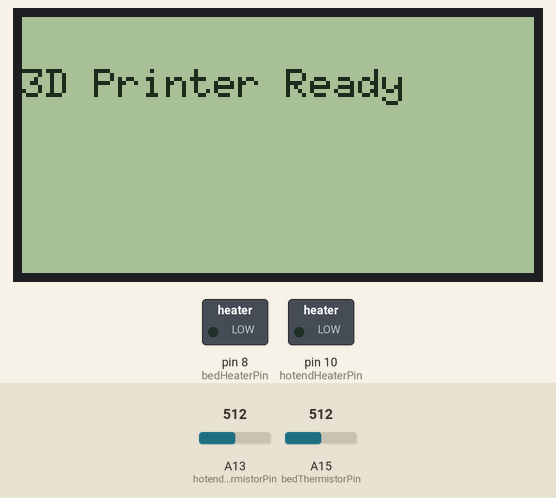
The sketch below on a simulated Arduino Mega 2560, built with avr-gcc and run on an emulated ATmega2560. Parts: 128×64 one-colour display, switched loads named in the sketch (green lamp = pin HIGH). Inputs (shaded band) come from the test bench; at power-on: A13 (hotendThermistorPin) = 512, A15 (bedThermistorPin) = 512.

Above: at 1.3 s.
1.4 s: A13 (hotendThermistorPin) set to 895
2.9 s: A13 (hotendThermistorPin) set to 914
At 3.2 s:
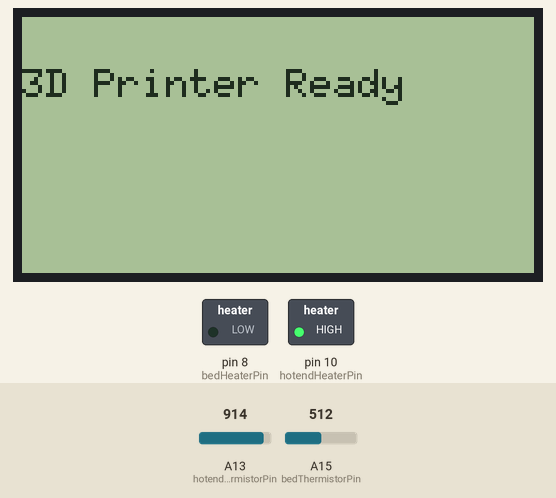
4.4 s: A15 (bedThermistorPin) set to 891
5.9 s: A15 (bedThermistorPin) set to 911
At 6.7 s:
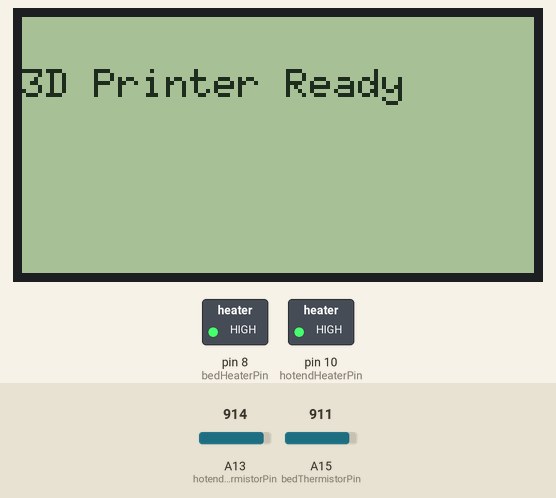
7.4 s: A13 (hotendThermistorPin) set to 716
At 7.9 s:
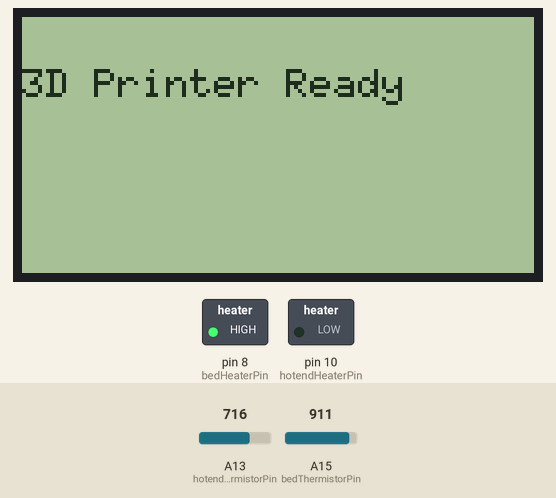
8.9 s: A13 (hotendThermistorPin) set to 1010
At 10.2 s:
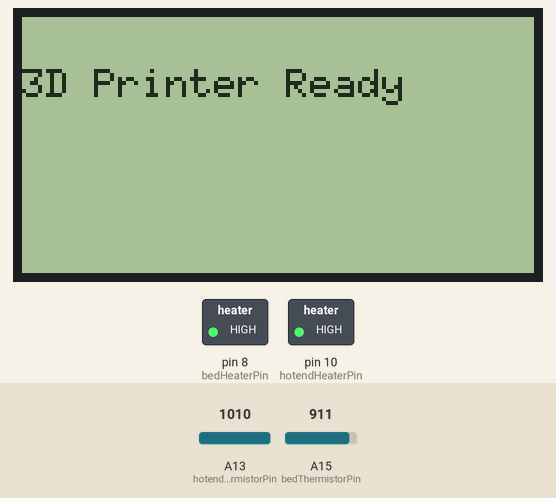
Timing chart, 0 to 11.4 s (numbered marks = the images above; inputs shaded):
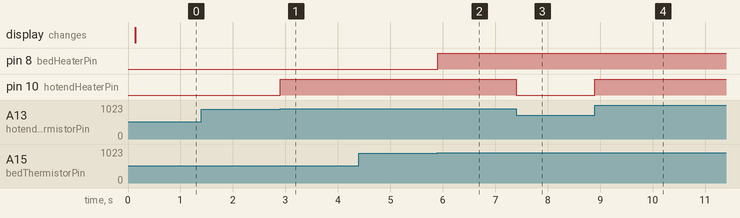

Measured:
- the behaviour switches between 903 and 904 on A13 (hotendThermistorPin) (found by bisection; images 0 and 1)
- the behaviour switches between 903 and 904 on A15 (bedThermistorPin) (found by bisection; images 1 and 2)
- after the input at 1.4 s, every drawn part: stays the same
- after the input at 2.9 s, pin 10 (hotendHeaterPin): LOW → HIGH at once
- after the input at 4.4 s, every drawn part: stays the same
- after the input at 5.9 s, pin 8 (bedHeaterPin): LOW → HIGH at once
- after the input at 7.4 s, pin 10 (hotendHeaterPin): HIGH → LOW at once
- after the input at 8.9 s, pin 10 (hotendHeaterPin): LOW → HIGH at once

The sketch:

My3D-Printer_Firmware.ino
```cpp
#include <U8glib.h>
#include <AccelStepper.h>

// LCD Display Setup
U8GLIB_ST7920_128X64_1X u8g(23, 17, 16); // Example pins, adjust to match your setup

// Stepper Motor Setup
#define motorInterfaceType 1
AccelStepper stepperX(motorInterfaceType, 54, 55); // X-axis stepper
AccelStepper stepperY(motorInterfaceType, 60, 61); // Y-axis stepper
AccelStepper stepperZ(motorInterfaceType, 46, 48); // Z-axis stepper
AccelStepper extruderStepper(motorInterfaceType, 26, 28); // Extruder stepper

// Heated Bed and Hotend Setup
const int bedHeaterPin = 8; // Heated bed control pin
const int hotendHeaterPin = 10; // Hotend heater control pin
const int bedThermistorPin = A15; // Heated bed thermistor pin
const int hotendThermistorPin = A13; // Hotend thermistor pin

// Target Temperatures
int bedTargetTemperature = 0;
int hotendTargetTemperature = 0;

void setup() {
  Serial.begin(115200); // Initialize serial communication
  setupSteppers(); // Initialize stepper motors
  pinMode(bedHeaterPin, OUTPUT);
  pinMode(hotendHeaterPin, OUTPUT);
  displayMessage("3D Printer Ready");
}

void loop() {
  if (Serial.available() > 0) {
    String gCodeCommand = Serial.readStringUntil('\n');
    interpretGCode(gCodeCommand);
  }
  updateTemperatures(); // Control temperatures
  runSteppers(); // Process stepper movements
}

void setupSteppers() {
  stepperX.setMaxSpeed(1000);
  stepperX.setAcceleration(500);
  stepperY.setMaxSpeed(1000);
  stepperY.setAcceleration(500);
  stepperZ.setMaxSpeed(500);
  stepperZ.setAcceleration(250);
  extruderStepper.setMaxSpeed(1000);
  extruderStepper.setAcceleration(500);
}

void interpretGCode(String command) {
  // Example for basic movement command (G1 with X, Y, Z, and E parameters)
  if (command.startsWith("G1")) {
    if (command.indexOf("X") != -1) stepperX.moveTo(parseCommandValue(command, 'X') * 100); // Example step/mm conversion
    if (command.indexOf("Y") != -1) stepperY.moveTo(parseCommandValue(command, 'Y') * 100);
    if (command.indexOf("Z") != -1) stepperZ.moveTo(parseCommandValue(command, 'Z') * 100);
    if (command.indexOf("E") != -1) extruderStepper.moveTo(parseCommandValue(command, 'E') * 100); // Adjust for your extruder
  }

  // Example for setting the target bed temperature (M140 Sxx)
  if (command.startsWith("M140")) {
    bedTargetTemperature = parseCommandValue(command, 'S');
  }

  // Example for setting the target hotend temperature (M104 Sxx)
  if (command.startsWith("M104")) {
    hotendTargetTemperature = parseCommandValue(command, 'S');
  }
}

void updateTemperatures() {
  const float betaCoefficient = 3950.0; // Common value for many thermistors
  const float roomTempResistance = 10000.0; // Resistance at 25 degrees Celsius
  const float roomTemperature = 25.0 + 273.15; // Room temperature in Kelvin
  const float seriesResistor = 4700.0; // Value of the series resistor

  // Read thermistor values
  int rawBedTemp = analogRead(bedThermistorPin);
  int rawHotendTemp = analogRead(hotendThermistorPin);

  // Convert analog readings to resistance
  float bedResistance = seriesResistor / ((1023.0 / rawBedTemp) - 1);
  float hotendResistance = seriesResistor / ((1023.0 / rawHotendTemp) - 1);

  // Convert resistance to temperature using the Beta equation
  float bedTemperature = betaCoefficient / (log(bedResistance / roomTempResistance) + (betaCoefficient / roomTemperature)) - 273.15;
  float hotendTemperature = betaCoefficient / (log(hotendResistance / roomTempResistance) + (betaCoefficient / roomTemperature)) - 273.15;

  // Simple bang-bang controller for the heated bed
  if (bedTemperature < bedTargetTemperature - 1) { // -1 to create a hysteresis effect
    digitalWrite(bedHeaterPin, HIGH);
  } else if (bedTemperature > bedTargetTemperature) {
    digitalWrite(bedHeaterPin, LOW);
  }

  // Simple bang-bang controller for the hotend
  if (hotendTemperature < hotendTargetTemperature - 1) { // -1 to create a hysteresis effect
    digitalWrite(hotendHeaterPin, HIGH);
  } else if (hotendTemperature > hotendTargetTemperature) {
    digitalWrite(hotendHeaterPin, LOW);
  }

  // Optionally, update the LCD with the current temperatures
  // Uncomment and implement if you wish to display temperatures on the LCD
  // displayMessage("Bed: " + String(bedTemperature) + "C Hotend: " + String(hotendTemperature) + "C");
}


void runSteppers() {
  stepperX.run();
  stepperY.run();
  stepperZ.run();
  extruderStepper.run();
}

void displayMessage(String message) {
  u8g.firstPage();
  do {
    u8g.setFont(u8g_font_6x10);
    u8g.drawStr(0, 20, message.c_str());
  } while (u8g.nextPage());
}

float parseCommandValue(String command, char key) {
  int keyIndex = command.indexOf(key);
  if (keyIndex != -1 && keyIndex + 1 < command.length()) {
    int spaceIndex = command.indexOf(' ', keyIndex + 1);
    if (spaceIndex == -1) spaceIndex = command.length();
    return command.substring(keyIndex + 1, spaceIndex).toFloat();
  }
  return 0;
}
```
